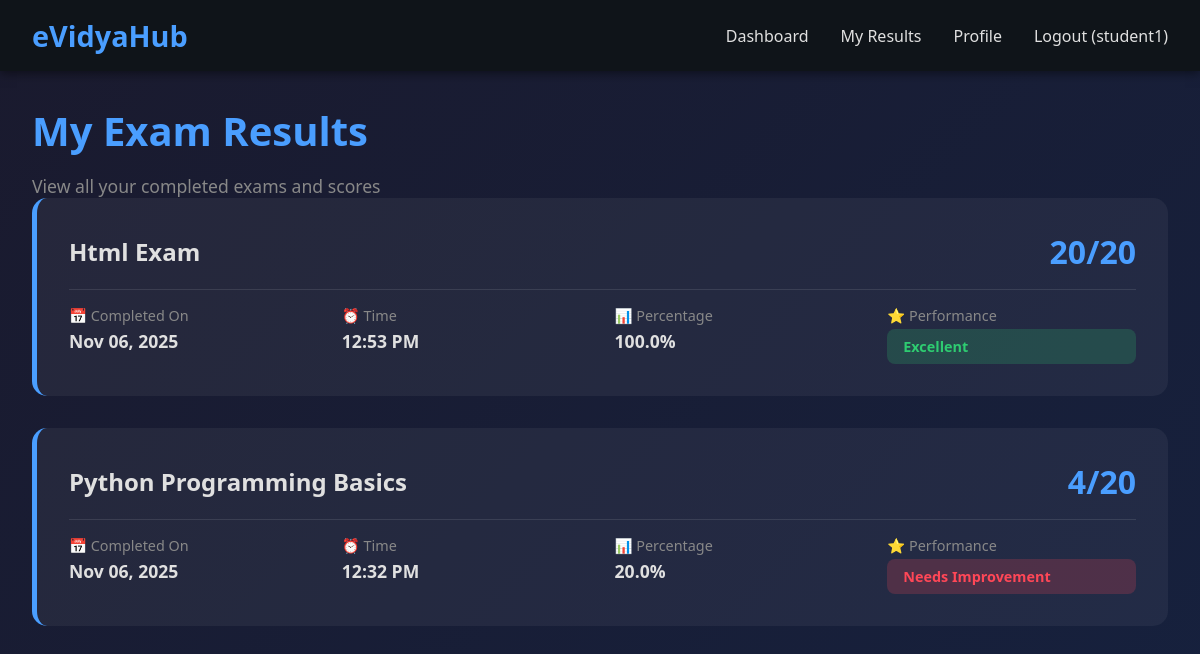
Screenshot of /student/results/ (signed in) with the database file from the repository.
### exam/models.py (models this page shows, shortened)
class ExamAttempt(models.Model):
    student = models.ForeignKey(User, on_delete=models.CASCADE, related_name='exam_attempts')
    exam = models.ForeignKey(Exam, on_delete=models.CASCADE, related_name='attempts')
    started_at = models.DateTimeField(auto_now_add=True)
    completed_at = models.DateTimeField(null=True, blank=True)
    score = models.IntegerField(null=True, blank=True)
    is_graded = models.BooleanField(default=False)
    def get_percentage(self):
        if self.score is not None and self.exam.total_marks > 0:
            return round((self.score / self.exam.total_marks) * 100, 2)
        return 0
    class Meta:
        ordering = ['-started_at']
        unique_together = ['student', 'exam']
        verbose_name = "Exam Attempt"
        verbose_name_plural = "Exam Attempts"

class Exam(models.Model):
    teacher = models.ForeignKey(User, on_delete=models.CASCADE, related_name='created_exams')
    title = models.CharField(max_length=200)
    description = models.TextField()
    duration = models.IntegerField(help_text="Duration in minutes")
    total_marks = models.IntegerField()
    created_at = models.DateTimeField(auto_now_add=True)
    updated_at = models.DateTimeField(auto_now=True)
    is_active = models.BooleanField(default=True)
    class Meta:
        ordering = ['-created_at']
        verbose_name = "Exam"
        verbose_name_plural = "Exams"

### exam/views.py (the view)
# urls.py: path('student/results/', views.student_results, name='student_results'),
@login_required
def student_results(request):
    profile = get_object_or_404(UserProfile, user=request.user)
    if profile.user_type != 'student':
        return redirect('home')
    attempts = ExamAttempt.objects.filter(
        student=request.user,
        is_graded=True
    ).select_related('exam').order_by('-completed_at')
    context = {
        'attempts': attempts,
        'profile': profile
    }
    return render(request, 'student_results.html', context)

### templates/student_results.html (shortened to what this page needs)
{% extends 'base.html' %}
{% block content %}
<div class="results-header">
    <h1 class="results-title">My Exam Results</h1>
    <p class="results-subtitle">View all your completed exams and scores</p>
</div>
{% if attempts %}
    {% for attempt in attempts %}
    {% with percentage=attempt.get_percentage %}
    <div class="result-card">
        <div class="result-header">
            <h2 class="result-exam-title">{{ attempt.exam.title }}</h2>
            <div class="result-score">{{ attempt.score }}/{{ attempt.exam.total_marks }}</div>
        </div>
        <div class="result-details">
            <div class="result-detail">
                <span class="detail-label">📅 Completed On</span>
                <span class="detail-value">{{ attempt.completed_at|date:"M d, Y" }}</span>
            </div>
            <div class="result-detail">
                <span class="detail-label">⏰ Time</span>
                <span class="detail-value">{{ attempt.completed_at|date:"g:i A" }}</span>
            </div>
            <div class="result-detail">
                <span class="detail-label">📊 Percentage</span>
                <span class="detail-value">{{ percentage }}%</span>
            </div>
            <div class="result-detail">
                <span class="detail-label">⭐ Performance</span>
                <span class="performance-badge
                    {% if percentage >= 85 %}badge-excellent
                    {% elif percentage >= 70 %}badge-good
                    {% elif percentage >= 50 %}badge-average
                    {% else %}badge-poor
                    {% endif %}">
                    {% if percentage >= 85 %}Excellent
                    {% elif percentage >= 70 %}Good
                    {% elif percentage >= 50 %}Average
                    {% else %}Needs Improvement
                    {% endif %}
                </span>
            </div>
        </div>
    </div>
    {% endwith %}
    {% endfor %}
{% else %}
    <div class="no-results">
        <p style="font-size: 1.2rem; margin-bottom: 1rem;">📚 You haven't completed any exams yet.</p>
        <p style="margin-bottom: 2rem;">Start taking exams to see your results here!</p>
        <a href="{% url 'student_dashboard' %}" class="btn btn-primary">Browse Exams</a>
    </div>
{% endif %}
{% endblock %}

### templates/base.html (shortened to what this page needs)
<!DOCTYPE html>
<html lang="en">
<head>
</head>
<body>
    {% if user.is_authenticated %}
    <nav class="navbar">
        <a href="{% url 'home' %}" class="navbar-brand">eVidyaHub</a>
        <ul class="navbar-menu">
            {% if user.userprofile.user_type == 'student' %}
                <li><a href="{% url 'student_dashboard' %}">Dashboard</a></li>
                <li><a href="{% url 'student_results' %}">My Results</a></li>
                <li><a href="{% url 'student_profile' %}">Profile</a></li>
            {% else %}
                <li><a href="{% url 'teacher_dashboard' %}">Dashboard</a></li>
                <li><a href="{% url 'create_exam' %}">Create Exam</a></li>
                <li><a href="{% url 'view_attempts' %}">View Attempts</a></li>
            {% endif %}
            <li><a href="{% url 'logout' %}">Logout ({{ user.username }})</a></li>
        </ul>
    </nav>
    {% endif %}
    <div class="container">
        {% block content %}{% endblock %}
    </div>
</body>
</html>

### rows the page displays
ExamAttempt: exam "Html Exam", score "20", exam.total_marks "20", completed_at "Nov 06, 2025", completed_at "12:53 PM", get_percentage "100.0", shows "Excellent"
ExamAttempt: exam "Python Programming Basics", score "4", exam.total_marks "20", completed_at "Nov 06, 2025", completed_at "12:32 PM", get_percentage "20.0", shows "Needs Improvement"

### other values shown
{{ user.username }} "student1"
